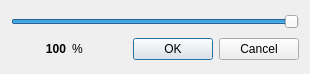
<?xml version="1.0" encoding="UTF-8"?>
<ui version="4.0">
 <class>SliderDialog</class>
 <widget class="QDialog" name="SliderDialog">
  <property name="geometry">
   <rect>
    <x>0</x>
    <y>0</y>
    <width>310</width>
    <height>74</height>
   </rect>
  </property>
  <property name="windowTitle">
   <string>Select Value</string>
  </property>
  <layout class="QGridLayout" name="gridLayout">
   <item row="0" column="0" colspan="3">
    <widget class="QSlider" name="horizontalSlider">
     <property name="maximum">
      <number>100</number>
     </property>
     <property name="singleStep">
      <number>1</number>
     </property>
     <property name="value">
      <number>100</number>
     </property>
     <property name="orientation">
      <enum>Qt::Horizontal</enum>
     </property>
    </widget>
   </item>
   <item row="1" column="0">
    <widget class="QLabel" name="labelValue">
     <property name="sizePolicy">
      <sizepolicy hsizetype="Expanding" vsizetype="Preferred">
       <horstretch>0</horstretch>
       <verstretch>0</verstretch>
      </sizepolicy>
     </property>
     <property name="font">
      <font>
       <weight>75</weight>
       <bold>true</bold>
      </font>
     </property>
     <property name="text">
      <string>100</string>
     </property>
     <property name="alignment">
      <set>Qt::AlignRight|Qt::AlignTrailing|Qt::AlignVCenter</set>
     </property>
    </widget>
   </item>
   <item row="1" column="1">
    <widget class="QLabel" name="labelUnit">
     <property name="sizePolicy">
      <sizepolicy hsizetype="Expanding" vsizetype="Preferred">
       <horstretch>0</horstretch>
       <verstretch>0</verstretch>
      </sizepolicy>
     </property>
     <property name="text">
      <string>%</string>
     </property>
    </widget>
   </item>
   <item row="1" column="2">
    <widget class="QDialogButtonBox" name="buttonBox">
     <property name="sizePolicy">
      <sizepolicy hsizetype="Preferred" vsizetype="Fixed">
       <horstretch>0</horstretch>
       <verstretch>0</verstretch>
      </sizepolicy>
     </property>
     <property name="standardButtons">
      <set>QDialogButtonBox::Cancel|QDialogButtonBox::Ok</set>
     </property>
    </widget>
   </item>
  </layout>
 </widget>
 <resources/>
 <connections/>
</ui>
